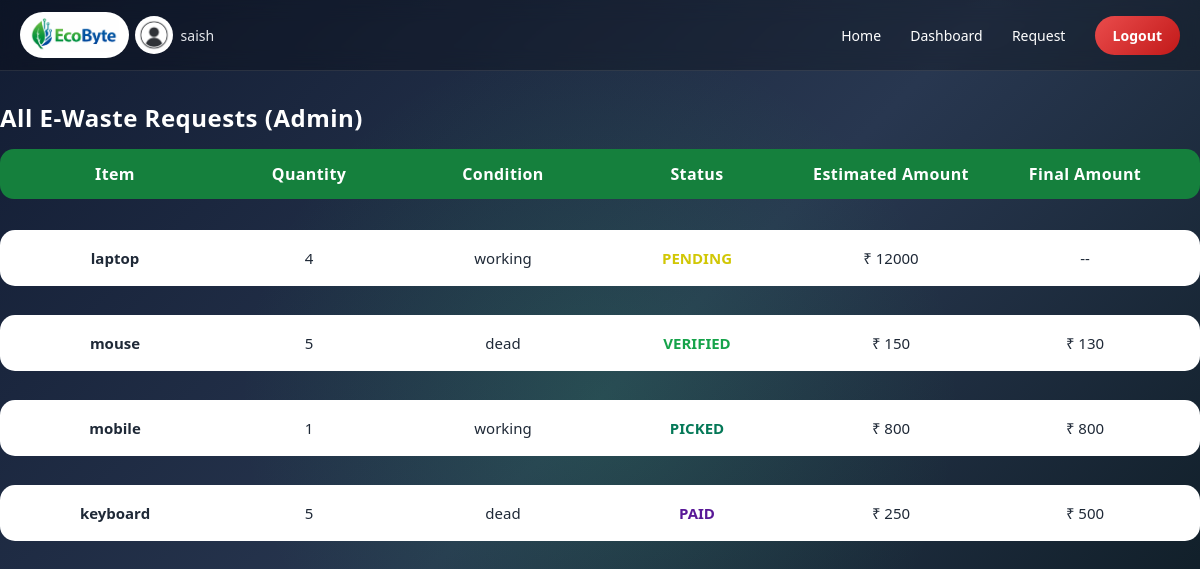
The app's page /admin-dashboard/ (signed in) with its own data.
### core/models.py (models this page shows, shortened)
class EwasteRequest(models.Model):
    ITEM_CHOICES = (
        ('mobile', 'Mobile'),
        ('battery', 'Battery'),
        ('laptop', 'Laptop'),
        ('desktop', 'Desktop'),
        ('tablet', 'Tablet'),
        ('keyboard', 'Keyboard'),
        ('mouse', 'Mouse'),
        ('headphone', 'Headphone'),
        ('earphone', 'Earphone'),
        ('charger', 'Charger'),
        ('smartwatch', 'Smartwatch'),
        ('camera', 'Camera'),
        ('printer', 'Printer'),
        ('monitor', 'Monitor'),
        ('router', 'Router'),
    )
    CONDITION_CHOICES = (
        ('working', 'Working'),
        ('dead', 'Dead'),
    )
    STATUS_CHOICES = (
        ('PENDING', 'Pending Admin Review'),
        ('VERIFIED', 'Verified by Admin'),
        ('SCHEDULED', 'Pickup Scheduled'),
        ('PICKED', 'Picked Up'),
        ('PAID', 'Payment Completed'),
        ('REJECTED', 'Rejected'),
    )
    assigned_agent = models.ForeignKey(
    User,
    on_delete=models.SET_NULL,
    null=True,
    blank=True,
    related_name="assigned_jobs"
)
    user = models.ForeignKey(User, on_delete=models.CASCADE)
    item_name = models.CharField(max_length=20, choices=ITEM_CHOICES)
    quantity = models.PositiveIntegerField()
    condition = models.CharField(max_length=10, choices=CONDITION_CHOICES)
    device_details = models.TextField(blank=True, null=True)
    address = models.TextField(blank=True, null=True)
    mobile = models.CharField(max_length=15, blank=True, null=True)
    status = models.CharField(
        max_length=20,
        choices=STATUS_CHOICES,
        default='PENDING'
    )
    estimated_amount = models.IntegerField(default=0)
    final_amount = models.IntegerField(null=True, blank=True)
    created_at = models.DateTimeField(auto_now_add=True)

### core/views.py (the view)
# urls.py: path("admin-dashboard/", views.admin_dashboard, name="admin_dashboard"),
@login_required
def admin_dashboard(request):
    ewaste_requests = EwasteRequest.objects.all().order_by("-id")
    return render(request, "dashboard.html", {
        "requests": ewaste_requests,
        "is_admin": True
    })

### templates/dashboard.html
{% extends "base.html" %}
{% load static %}
{% block content %}
<div class="dashboard-wrapper">
  {% if is_admin %}
  <h2 class="section-title">All E-Waste Requests (Admin)</h2>
    {% else %}
  <h2 class="section-title">My E-Waste Requests</h2>
  {% endif %}
  <div class="request-header">
    <div>Item</div>
    <div>Quantity</div>
    <div>Condition</div>
    <div>Status</div>
    <div>Estimated Amount</div>
    <div>Final Amount</div>
  </div>
  <div class="request-list">
    {% for r in requests %}
    <div class="request-row">
      <div class="cell strong">{{ r.item_name }}</div>
      <div class="cell">{{ r.quantity }}</div>
      <div class="cell">{{ r.condition }}</div>
      <div class="cell status {{ r.status|lower }}">{{ r.status }}</div>
      <div class="cell">{% if r.estimated_amount %}₹ {{ r.estimated_amount }}{% else %}--{% endif %}</div>
      <div class="cell">{% if r.final_amount %}₹ {{ r.final_amount }}{% else %}--{% endif %}</div>
    </div>
    {% endfor %}
  </div>
</div>
{% endblock %}

### templates/base.html (shortened to what this page needs)
{% load static %}
<!DOCTYPE html>
<html lang="en">
<head>
    <link rel="stylesheet" href="{% static 'css/style.css' %}">
</head>
<body>
<nav class="navbar">
  <div class="nav-left">
    <div class="logo">
    <div class="logo-box">
        <img src="{% static 'images/ecobyte3.png' %}" class="logo-img">
    </div>
    <a href="{% url 'core:profile' %}" class="user-avatar">
        <img src="{% static 'images/user.png' %}" alt="Profile">
        <span class="username">{{ request.user.username }}</span>
    </a>
</div>
</div>
    <div class="nav-right">
    <a href="{% url 'core:home' %}">Home</a>
{% if user.is_authenticated %}
  {% if not user.userprofile.is_agent and not user.userprofile.is_recycler %}
    <a href="{% url 'core:dashboard' %}">Dashboard</a>
    <a href="{% url 'core:request_pickup' %}">Request</a>
  {% endif %}
  <a href="{% url 'core:logout' %}" class="logout-btn">Logout</a>
{% endif %}
</div>
</nav>
{% block content %}
{% endblock %}
</body>
</html>

### static/css/style.css (style rules this page uses)
* { margin: 0; padding: 0; box-sizing: border-box; font-family: "Segoe UI", Arial, sans-serif; scroll-behavior: smooth; }
h1, h2 { font-weight: 600; letter-spacing: 0.5px; }
body { font-family: "Poppins", sans-serif; min-height: 100vh; margin: 0; color: #fff; background: radial-gradient(circle at center, rgba(41, 206, 102, 0.15), transparent 50%), linear-gradient(135deg, #121c33, #283750, #0b191f); }
.request-header, .request-row { display: grid; grid-template-columns: repeat(6, 1fr); align-items: center; text-align: center; padding: 14px 18px; }
.request-header { background: #15803d; color: #ffffff; font-weight: 600; border-radius: 14px; letter-spacing: 0.4px; }
.request-list { display: flex; flex-direction: column; gap: 14px; margin-top: 16px; }
.request-row .cell { font-size: 15px; color: #1f2937; font-weight: 500; }
.request-row .strong { font-weight: 600; }
.status.picked { color: #047857; font-weight: 700; }
.status.pending { color: #d1c705; font-weight: 700; }
.status.verified { color: #16a34a; font-weight: 700; }
.status.paid { color: #591897; font-weight: 700; }
.navbar { display: flex; justify-content: space-between; align-items: center; padding: 12px 20px; background: rgba(0, 0, 0, 0.25); backdrop-filter: blur(10px); border-bottom: 1px solid rgba(255,255,255,0.1); }
.navbar a { color: #e5e7eb; font-weight: 500; text-decoration: none; }
.navbar { display: flex; align-items: center; gap: 22px; }
.navbar .logout-btn { background: linear-gradient(135deg, #ea4c4c, #c21919); color: #ffffff !important; text-decoration: none; display: inline-block; border-radius: 50px; padding: 10px 18px; border: none; font-weight: bold; transition: 0.3s; }
.logo { font-size: 20px; font-weight: bold; color: #ffffff; display: flex; align-items: center; gap: 6px; }
.nav-right a { margin-left: 25px; text-decoration: none; color: #ffffff; font-size: 14px; transition: 0.3s; }
.section-title { margin: 30px 0 15px; font-size: 24px; color: #ffffff; }
.status { font-weight: bold; color: #ff9800; }
.dashboard-wrapper { width: 100%; max-width: 1200px; margin: 0 auto; margin-top: 20px; }
.logo-box { background: #ffffff; padding: 6px 10px; border-radius: 999px; display: inline-flex; align-items: center; gap: 8px; width: fit-content; }
.logo-img { height: 34px; width: auto; max-width: 100px; object-fit: contain; display: block; }
.user-avatar { display: flex; align-items: center; gap: 8px; text-decoration: none; color: white; transition: border-color 0.3s ease, transform 0.3s ease }
.user-avatar img { width: 38px; height: 38px; border-radius: 50%; object-fit: cover; }
.username { font-size: 14px; font-weight: 500; white-space: nowrap; }
.user-avatar img { max-width: 38px !important; max-height: 38px !important; }
.request-row { background: #ffffff; color: black; margin-top: 15px; padding: 18px; border-radius: 15px; display: grid; grid-template-columns: repeat(6, 1fr); text-align: center; align-items: center; transition: 0.3s ease; }

### records on screen
EwasteRequest: item_name "laptop", quantity "4", condition "working", status "PENDING", estimated_amount "12000"
EwasteRequest: item_name "mouse", quantity "5", condition "dead", status "VERIFIED", estimated_amount "150", final_amount "130"
EwasteRequest: item_name "mobile", quantity "1", condition "working", status "PICKED", estimated_amount "800", final_amount "800"
EwasteRequest: item_name "keyboard", quantity "5", condition "dead", status "PAID", estimated_amount "250", final_amount "500"

### other values on screen
{{ request.user.username }} "saish"
